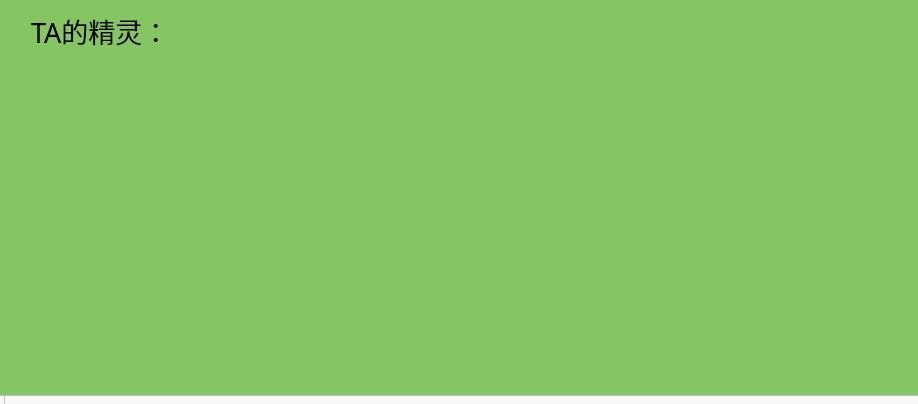
<?xml version="1.0" encoding="UTF-8"?>
<ui version="4.0">
 <class>otherPlayer</class>
 <widget class="QWidget" name="otherPlayer">
  <property name="geometry">
   <rect>
    <x>0</x>
    <y>0</y>
    <width>918</width>
    <height>404</height>
   </rect>
  </property>
  <property name="windowTitle">
   <string>otherPlayer</string>
  </property>
  <widget class="QScrollArea" name="scrollArea">
   <property name="geometry">
    <rect>
     <x>-10</x>
     <y>-1</y>
     <width>1000</width>
     <height>411</height>
    </rect>
   </property>
   <property name="autoFillBackground">
    <bool>false</bool>
   </property>
   <property name="styleSheet">
    <string notr="true">#scrollPoks{background-image: url(:/pokpic/pokemon.png);
background-color: rgb(133,198,98);}
</string>
   </property>
   <property name="verticalScrollBarPolicy">
    <enum>Qt::ScrollBarAlwaysOff</enum>
   </property>
   <property name="horizontalScrollBarPolicy">
    <enum>Qt::ScrollBarAlwaysOn</enum>
   </property>
   <property name="sizeAdjustPolicy">
    <enum>QAbstractScrollArea::AdjustToContents</enum>
   </property>
   <property name="widgetResizable">
    <bool>false</bool>
   </property>
   <widget class="QWidget" name="scrollPoks">
    <property name="geometry">
     <rect>
      <x>0</x>
      <y>0</y>
      <width>1000</width>
      <height>399</height>
     </rect>
    </property>
    <widget class="QLabel" name="pokLabel">
     <property name="geometry">
      <rect>
       <x>40</x>
       <y>0</y>
       <width>161</width>
       <height>61</height>
      </rect>
     </property>
     <property name="font">
      <font>
       <family>华光胖头鱼_CNKI</family>
       <pointsize>20</pointsize>
      </font>
     </property>
     <property name="text">
      <string>TA的精灵：</string>
     </property>
    </widget>
    <widget class="QLabel" name="winRate">
     <property name="geometry">
      <rect>
       <x>460</x>
       <y>0</y>
       <width>341</width>
       <height>61</height>
      </rect>
     </property>
     <property name="font">
      <font>
       <family>华光胖头鱼_CNKI</family>
       <pointsize>20</pointsize>
      </font>
     </property>
     <property name="text">
      <string/>
     </property>
    </widget>
   </widget>
  </widget>
 </widget>
 <layoutdefault spacing="6" margin="11"/>
 <resources>
  <include location="pokemonClientGUI.qrc"/>
 </resources>
 <connections/>
</ui>
